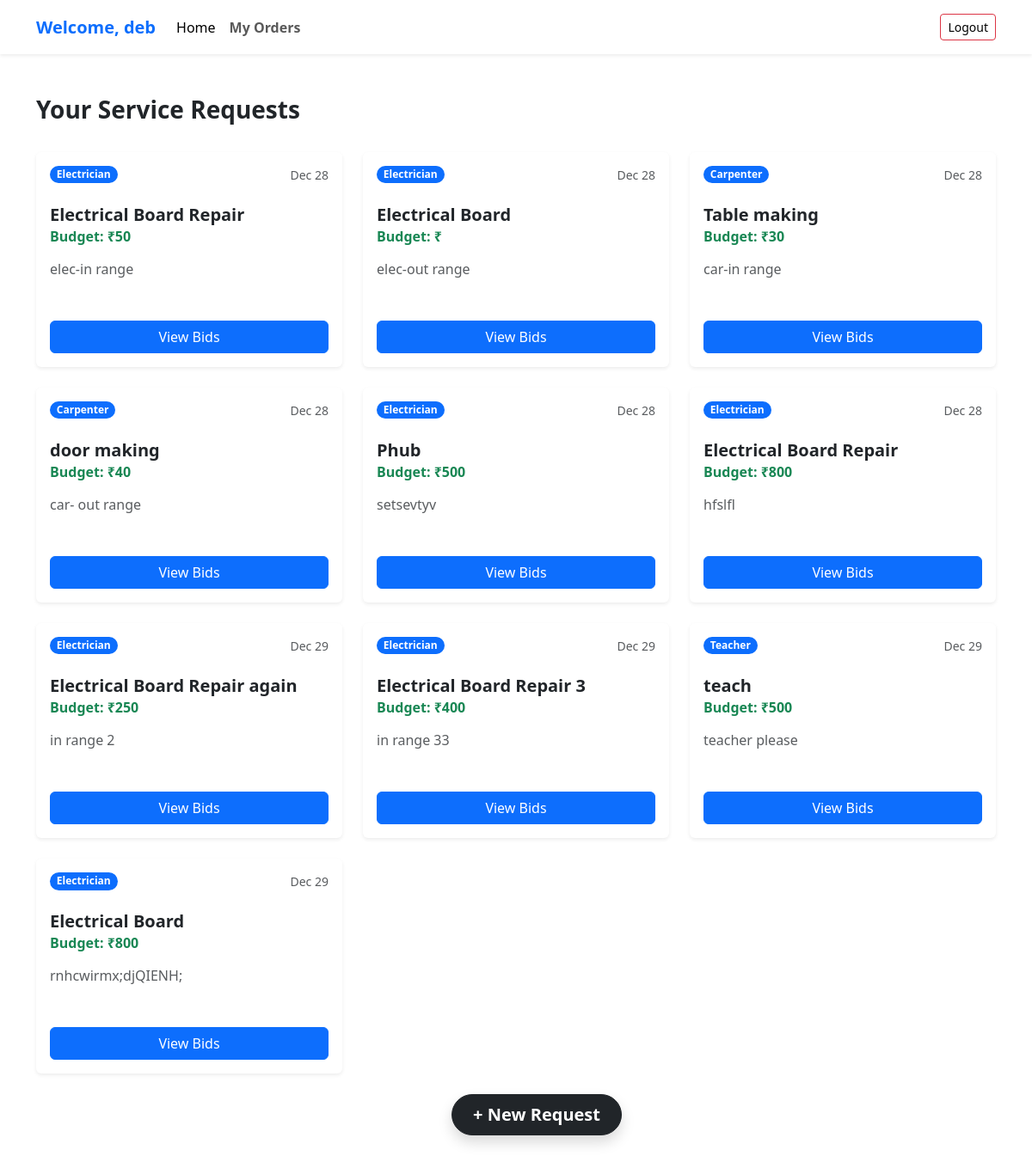
/consumer_dashboard (signed in), run on an earlier commit of the app's database.
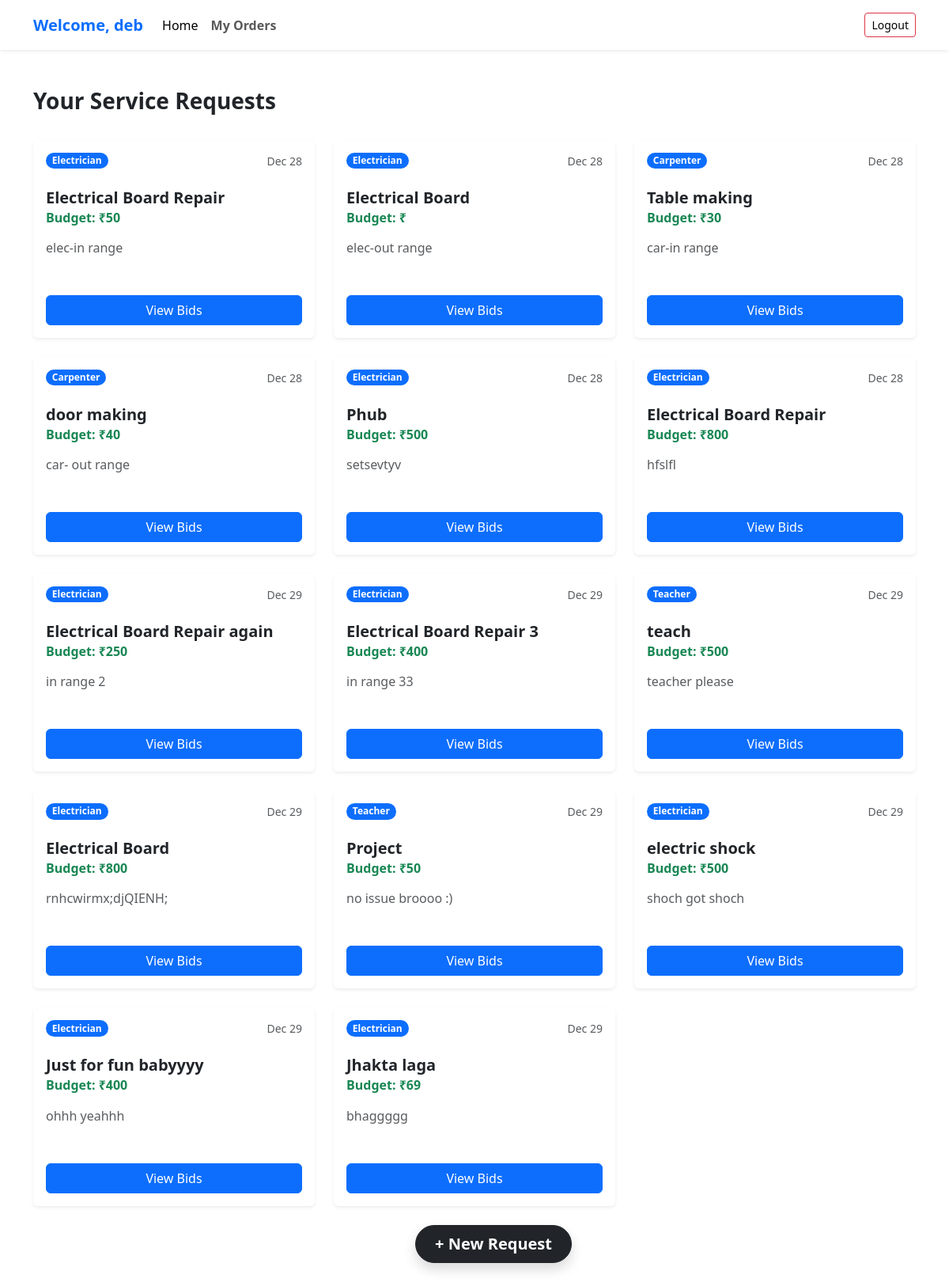
And on a later commit of the database.
### app.py (models this page shows)
class users(db.Model):
    id = db.Column(db.Integer, primary_key=True)
    email = db.Column(db.String(120), unique=True, nullable=False, index=True)
    password_hash = db.Column(db.String(255), nullable=False)
    full_name = db.Column(db.String(120), nullable=False)
    latitude = db.Column(db.Float, nullable=False)
    longitude = db.Column(db.Float, nullable=False)
    radius_km = db.Column(db.Float, default=5.0)  # optional usage
    is_provider = db.Column(db.Boolean, default=False)
    is_consumer = db.Column(db.Boolean, default=False)
    user_skill=db.Column(db.String(20), nullable=True)
    created_at = db.Column(db.DateTime, default=db.func.current_timestamp())

class service_request(db.Model):
    id=db.Column(db.Integer, primary_key=True)
    consumer_id=db.Column(db.Integer, nullable=False)
    con_latitude = db.Column(db.Float, nullable=False)
    con_longitude = db.Column(db.Float, nullable=False)
    service_title=db.Column(db.String(200), nullable=False)
    service_type=db.Column(db.String(50), nullable=False)
    budget=db.Column(db.Integer, nullable=False)
    desc=db.Column(db.String(500), nullable=False)
    is_active=db.Column(db.Boolean, default=True)
    is_inprogress=db.Column(db.Boolean, default=False)
    assigned_provider_id=db.Column(db.Integer, nullable=True)
    created_at=db.Column(db.DateTime, default=db.func.current_timestamp())

### app.py (the view)
@app.route('/consumer_dashboard')
def consumer_dashboard():
    if 'user_id' not in session:
        return redirect(url_for('login'))
    id=session['user_id']
    print(id)
    current_user_object = users.query.get(id)
    ser_req=service_request.query.filter_by(consumer_id=id).all()
    active_req_ids = [r.id for r in ser_req if r.is_active]
    requests_with_bids = []
    if active_req_ids:
        active_bids_query = db.session.query(bids.ser_req_id)\
                        .filter(bids.ser_req_id.in_(active_req_ids))\
                        .distinct().all()
        requests_with_bids = [r[0] for r in active_bids_query]
    print("count: ",len(ser_req),ser_req)
    return render_template('consumer/consumer_dashboard.html',user=current_user_object,requests=ser_req,requests_with_bids=requests_with_bids)

### templates/consumer/consumer_dashboard.html (shortened to what this page needs)
{% extends 'base.html' %}
{% block body %}
<nav class="navbar navbar-expand-lg navbar-light bg-white shadow-sm sticky-top">
  <div class="container">
    <a class="navbar-brand fw-bold text-primary" href="#">
       Welcome, {{user.full_name}}
    </a>
    <div class="collapse navbar-collapse" id="navbarText">
      <ul class="navbar-nav me-auto mb-2 mb-lg-0">
        <li class="nav-item">
          <a class="nav-link active" aria-current="page" href="#">Home</a>
        </li>
        <li class="nav-item">
          <a class="nav-link fw-bold" href="{{ url_for('my_orders') }}">My Orders</a>
        </li>
      </ul>
      <span class="navbar-text">
        <a href="{{url_for('logout')}}" class="btn btn-outline-danger btn-sm">Logout</a>
      </span>
    </div>
  </div>
</nav>
<div class="container py-5">
  <div class="d-flex justify-content-between align-items-center mb-4">
    <h3 class="fw-bold text-dark">Your Service Requests</h3>
  </div>
  <div class="row row-cols-1 row-cols-md-2 row-cols-lg-3 g-4 pb-5">
    {% for request in requests %}
    <div class="col">
      <div class="card h-100 shadow-sm border-0 transition-hover position-relative">
        <div class="card-header bg-transparent border-0 pt-3">
          <div class="d-flex justify-content-between align-items-start">
            <span class="badge bg-primary rounded-pill">{{ request.service_type }}
            </span>
            <span class="text-muted small">{{ request.created_at.strftime('%b %d') }}</span>
          </div>
        </div>
        <div class="card-body">
          <h5 class="card-title fw-bold text-dark">{{ request.service_title }}</h5>
          <h6 class="card-subtitle mb-3 text-success fw-bold">Budget: ₹{{ request.budget }}</h6>
          <p class="card-text text-muted text-truncate-3" style="min-height: 3rem;">
            {{ request.desc }}
          </p>
        </div>
        <div class="card-footer bg-transparent border-top-0 pb-3">
          <div class="d-grid gap-2">
            <a href="{{url_for('view_bids', req_id=request.id)}}" class="btn btn-primary">
              View Bids
            </a>
          </div>
        </div>
      </div>
    </div>
    {% endfor %}
  </div>
</div>
<a href="{{url_for('add_service_request')}}"
  class="btn btn-lg btn-dark rounded-pill position-fixed bottom-0 start-50 translate-middle-x m-4 shadow z-3 px-4 fw-bold">
  <span class="fs-5">+</span> New Request
</a>
{% endblock body %}

### templates/base.html (shortened to what this page needs)
<!DOCTYPE html>
<html lang="en">
<head>
    <link href="https://cdn.jsdelivr.net/npm/bootstrap@5.3.7/dist/css/bootstrap.min.css" rel="stylesheet"
>
    <link rel="stylesheet" href="https://unpkg.com/leaflet@1.9.4/dist/leaflet.css" />
</head>
<body>
    {% block body %}
    {% endblock body %}
</body>
</html>

What changed in the data, as far as the page shows it:
added service_request: service_type "Teacher", created_at "Dec 29", service_title "Project", budget "50", desc "no issue broooo :)"
added service_request: service_type "Electrician", created_at "Dec 29", service_title "electric shock", budget "500", desc "shoch got shoch"
added service_request: service_type "Electrician", created_at "Dec 29", service_title "Just for fun babyyyy", budget "400", desc "ohhh yeahhh"
added service_request: service_type "Electrician", created_at "Dec 29", service_title "Jhakta laga", budget "69", desc "bhaggggg"
